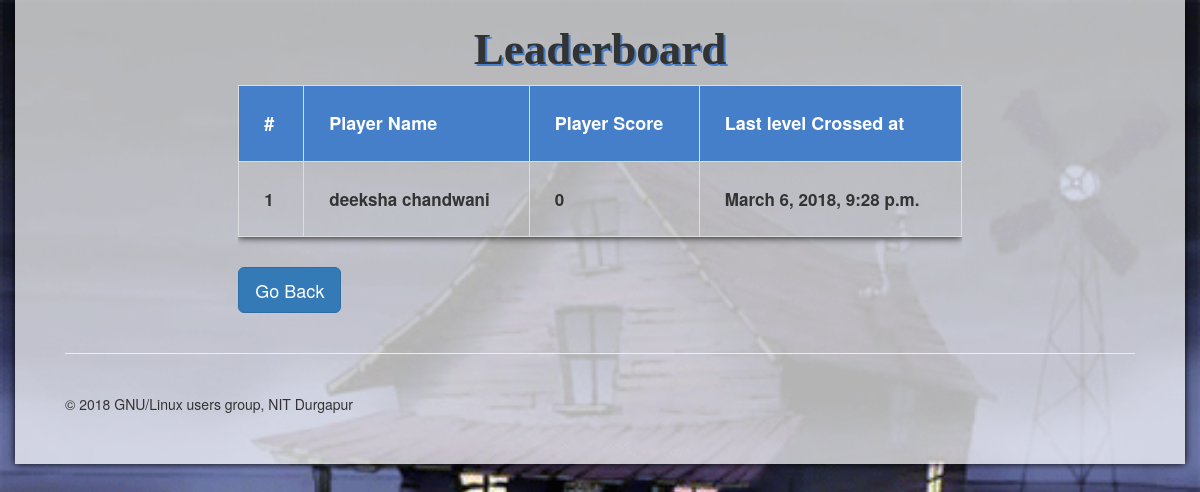
The page /lboard/ on the database as committed earlier.
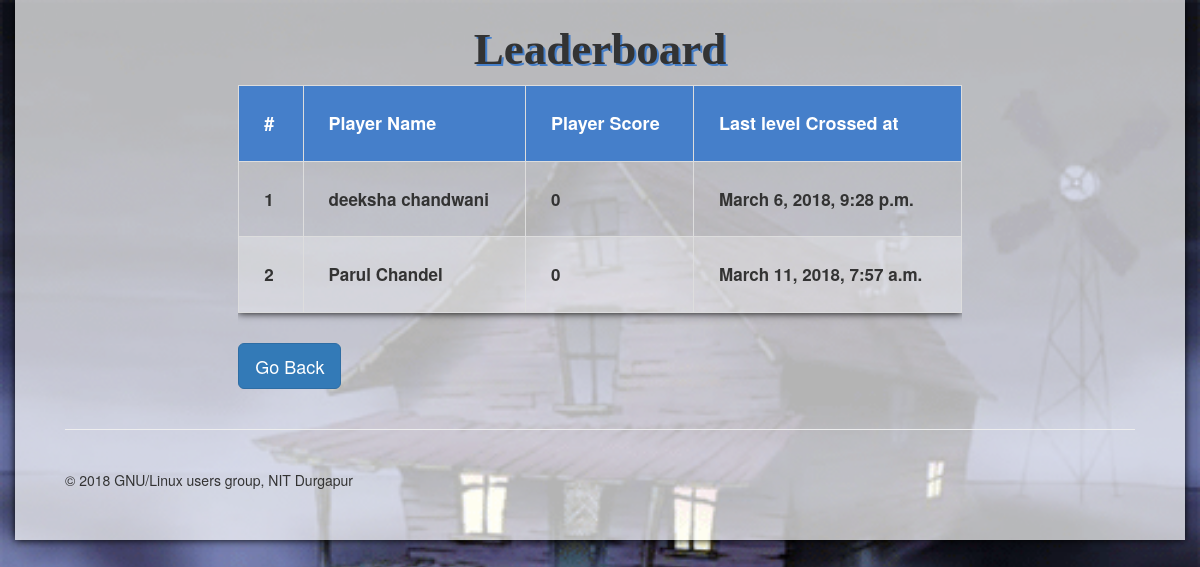
The same page on the database as committed later.
### show/models.py (models this page shows, shortened)
class player(models.Model):
    user = models.OneToOneField(User)
    name = models.CharField(max_length=128)
    max_level = models.IntegerField(default=1)
    score = models.IntegerField(default=0)
    rank = models.IntegerField(default=0)
    timestamp = models.DateTimeField()

### show/views.py (the view)
# urls.py: url(r'^lboard/$', views.lboard , name='lboard'),
def lboard(request):
    p= models.player.objects.order_by('-score','timestamp')
    cur_rank = 1
    for pl in p:
        pl.rank = cur_rank
        cur_rank += 1
    return render(request, 'lboard.html', {'players': p})

### templates/lboard.html
{%extends 'base.html'%}
{%block content%}
      <div class="row">
        <h1 class="lboardh1">Leaderboard</h1>
        <div class="col-lg-8 col-lg-offset-2" style="">
            {% if players %}
            <div class="table-responsive">
            <table  class="table table-hover table-striped table-bordered "  style="font-weight:bold;box-shadow: 0px 0px 8px #000">
                <tr style="background-color:#457fca;color:#fff;font-size:18px">
                	<th>#</th><th >Player Name</th><th>Player Score</th><th>Last level Crossed at</th>
                </tr>
                {% for player in players %}
                <tr>
                	<td>{{ player.rank }}</td><td>{{ player.name }}</td>    <td> {{player.score}} </td>    <td> {{player.timestamp}}</td>
                </tr>
                {% endfor %}
            </table>
            </div>
        {% else %}
            <strong>There are no players present.</strong>
        {% endif %}
		<a href="/"><button type="button" class="btn btn-primary btn-lg " style="margin-top:10px;">Go Back</button></a>
        </div>
      </div>
{%endblock%}

Rows that differ between the two databases and show on the page:
added player: rank "2", name "Parul Chandel", score "0", timestamp "March 11, 2018, 7:57 a.m."
